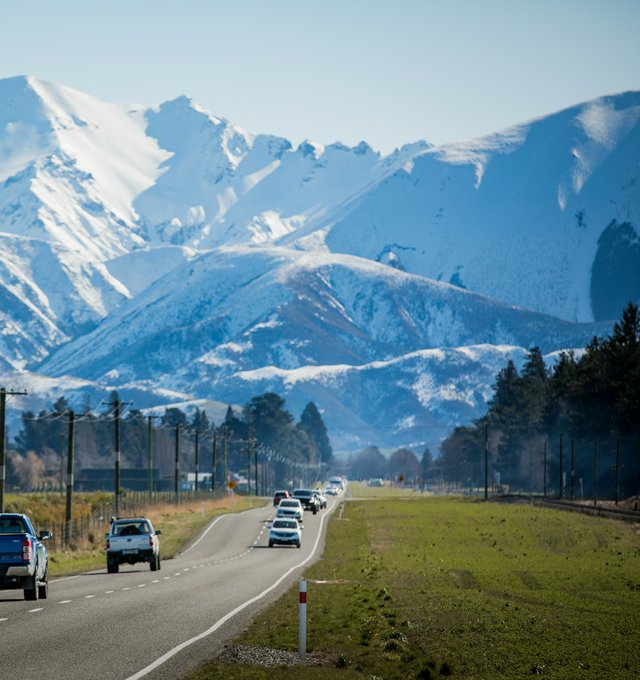
#> input picture test/image-1.jpg, 640 x 680 px
$ python main.py
#> lines starting #> are read from the running program, lines starting #| are printed output that depends on the picture
### augmentationSystem.py
import os
import cv2

from augmentation import Augmentation


class AugmentationSystem:
    def __init__(self, config_file):
        self.config_file = config_file
        self.augmentations = []
        self.augmentation = Augmentation()

    def read_config(self):
        self.augmentations = []

        with open(self.config_file, 'r') as f:
            for line in f:
                line = line.strip()
                if line:
                    operation, *params = line.split()
                    self.augmentations.append((operation, params))

    def process_images(self, input_dir, output_dir):
        if not os.path.exists(output_dir):
            os.makedirs(output_dir)

        for i, file in enumerate(os.listdir(input_dir)):
            if file.endswith('.jpg'):
                image_path = os.path.join(input_dir, file)
                image = cv2.imread(image_path)

                augmented_images = self.augmentation.apply_augmentations(
                    image, self.augmentations)

                for augmented_image, augmentation in zip(augmented_images, self.augmentations):
                    output_name = os.path.splitext(
                        file)[0] + "_" + augmentation[0]

                    output_path = os.path.join(
                        output_dir, output_name + "_" + str(i+1) + ".jpg")

                    cv2.imwrite(output_path, augmented_image)

### augmentation.py
import cv2
import numpy as np


class Augmentation:
    def __init__(self):
        pass

    # geometric transformations
    def rotate_image(self, image, angle):
        rows, cols, _ = image.shape
        M = cv2.getRotationMatrix2D((cols / 2, rows / 2), angle, 1)
        return cv2.warpAffine(image, M, (cols, rows))

    def resize_image(self, image, scale_percent):
        width = int(image.shape[1] * scale_percent / 100)
        height = int(image.shape[0] * scale_percent / 100)
        return cv2.resize(image, (width, height), interpolation=cv2.INTER_AREA)

    def flip_image(self, image, mode):
        if mode == 'horizontal':
            return image[:, ::-1, :]
        elif mode == 'vertical':
            return image[::-1, :, :]
        else:
            return image

    # low-level translation
    # [8 lines left out: function translate_image, not called in this run]

    def pixelate_image(self, image, block_size):
        h, w, _ = image.shape
        return cv2.resize(cv2.resize(image, (w // block_size, h // block_size), interpolation=cv2.INTER_NEAREST), (w, h), interpolation=cv2.INTER_NEAREST)

    def increase_brightness(self, image, value):
        hsv = cv2.cvtColor(image, cv2.COLOR_BGR2HSV)
        h, s, v = cv2.split(hsv)
        lim = 255 - value
        v[v > lim] = 255
        v[v <= lim] += value
        final_hsv = cv2.merge((h, s, v))
        return cv2.cvtColor(final_hsv, cv2.COLOR_HSV2BGR)

    def sharpen_image(self, image):
        kernel = np.array([[-1, -1, -1],
                           [-1, 9, -1],
                           [-1, -1, -1]])
        return cv2.filter2D(image, -1, kernel)

    def apply_grayscale(self, image):
        image_copy = image.copy()
        height, width, _ = image.shape
        for i in range(height):
            for j in range(width):
                pixel = image[i, j]
                gray_value = int(
                    0.3 * pixel[2] + 0.59 * pixel[1] + 0.11 * pixel[0])
                image_copy[i, j] = [gray_value, gray_value, gray_value]
        return image_copy

    def apply_augmentations(self, image, augmentations):
        images = []

        for augmentation in augmentations:
            operation, params = augmentation

            if operation == "rotate":
                images.append(self.rotate_image(image, int(params[0])))
            elif operation == "translate":
                images.append(self.translate_image(
                    image, int(params[0]), int(params[1])))
            elif operation == "resize":
                images.append(self.resize_image(image, int(params[0])))
            elif operation == "flip":
                images.append(self.flip_image(image, params[0]))
            elif operation == "pixelate":
                images.append(self.pixelate_image(image, int(params[0])))
            elif operation == "increase_brightness":
                images.append(self.increase_brightness(image, int(params[0])))
            elif operation == "sharpen":
                images.append(self.sharpen_image(image))
            elif operation == "grayscale":
                images.append(self.apply_grayscale(image))

        return images

### main.py
import tkinter
from tkinter import filedialog

from augmentationSystem import AugmentationSystem

CONFIG_FILE = "config.txt"

augmentation_system = AugmentationSystem(CONFIG_FILE)


root = tkinter.Tk()
root.title("Select Test images folder")
input_dir = filedialog.askdirectory()
#> the answer given: test

output_dir = input_dir + "_aug"

augmentations = augmentation_system.read_config()
#> (reads config.txt from the repository)

augmentation_system.process_images(input_dir, output_dir)
#> in process_images, image is the input picture: shape (680, 640, 3); mean B, G, R 147.4, 136.9, 109.1
#> after the loop in apply_augmentations, `for augmentation in augmentations:`: images = 7 items
#> the loop in process_images, `for augmented_image, augmentation in zip(augmented_images, self.augmen..` made 7 passes
#> augmentation on passes 1 to 7: ('rotate', ['15']), ('resize', ['50']), ('pixelate', ['8']), ('flip', ['horizontal']), ('increase_brightness', ['30']), ('sharpen', []), ('grayscale', [])
#> pass 1, in process_images, `cv2.imwrite(output_path, augmented_image)`:
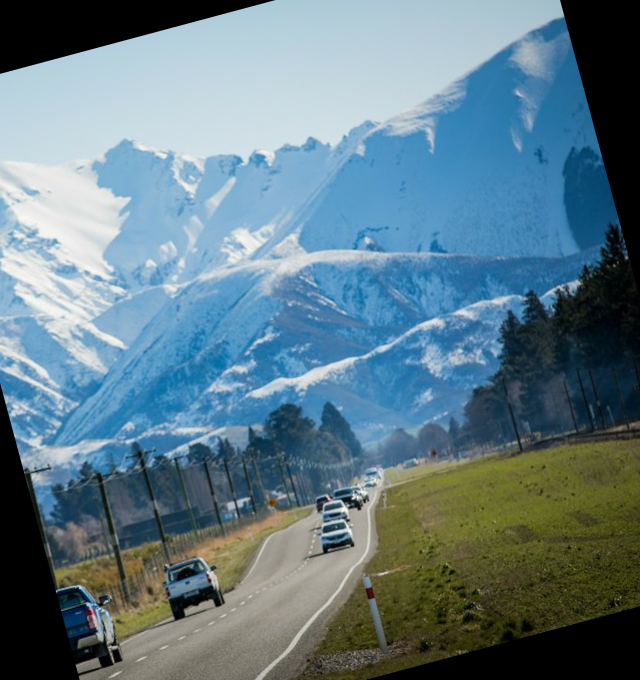
#> saved as image-1_rotate_1.jpg: shape (680, 640, 3); mean B, G, R 134, 123.3, 97
#> pass 2 of the loop in process_images, `for i, file in enumerate(os.listdir(input_dir)):`:
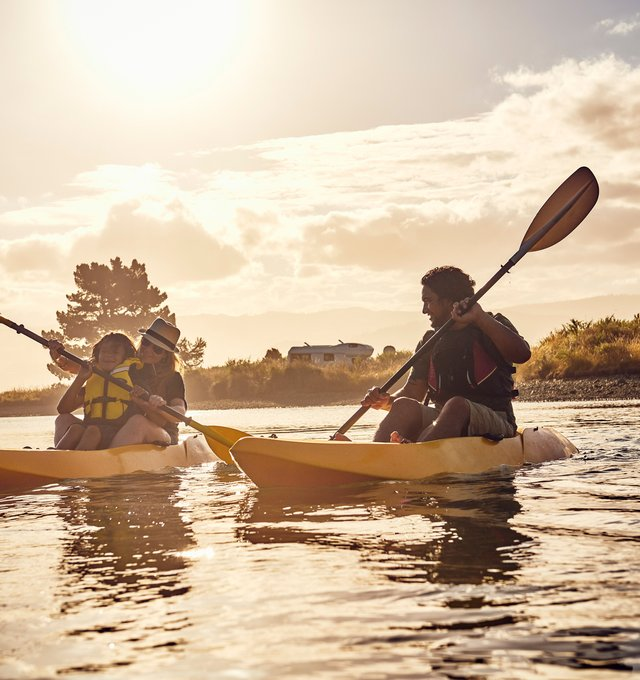
#> input picture test/image-2.jpg, 640 x 680 px
#> in process_images, image is the input picture: shape (680, 640, 3); mean B, G, R 157.1, 182.3, 205.2
#> the loop in apply_augmentations (call 2), `for augmentation in augmentations:` made 7 passes
#> M in rotate_image on pass 1: [[0.966, 0.259, -77.09], [-0.259, 0.966, 94.41]]
#> the loop in process_images, `for augmented_image, augmentation in zip(augmented_images, self.augmen..` made 7 passes
#> pass 1, in process_images, `cv2.imwrite(output_path, augmented_image)`:
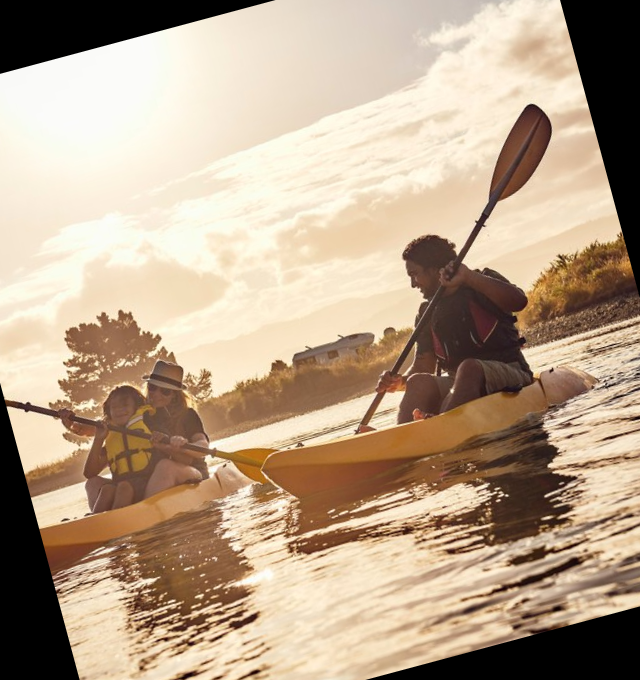
#> saved as image-2_rotate_2.jpg: shape (680, 640, 3); mean B, G, R 139.5, 162.6, 183.8
#> pass 2, in process_images, `cv2.imwrite(output_path, augmented_image)`:
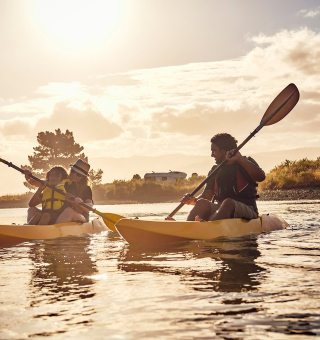
#> saved as image-2_resize_2.jpg: shape (340, 320, 3); mean B, G, R 157.2, 182.4, 205.4
